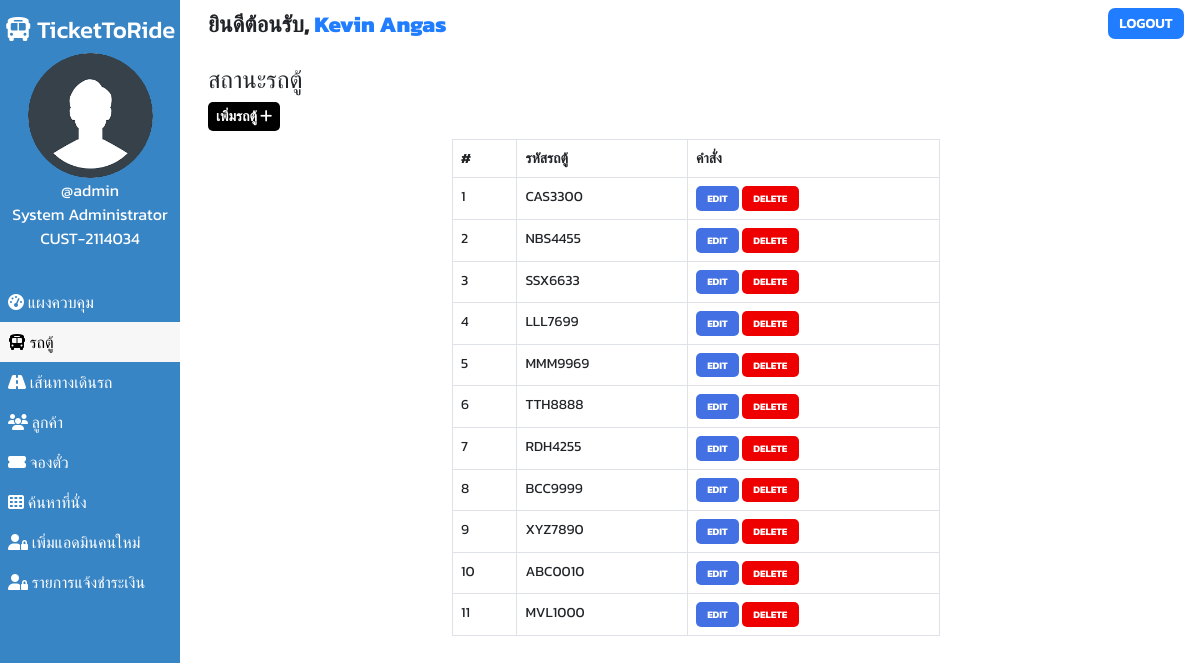
The page /admin/bus.php (signed in) on the database its author committed.
### tables this page shows
CREATE TABLE `users` (
  `user_id` int(11) NOT NULL,
  `user_fullname` varchar(100) DEFAULT NULL,
  `user_name` varchar(30) DEFAULT NULL,
  `user_password` varchar(255) DEFAULT NULL,
  `user_created` datetime NOT NULL DEFAULT current_timestamp(),
  `customer_id` varchar(255) DEFAULT NULL,
  `role` varchar(50) DEFAULT NULL
);

CREATE TABLE `customers` (
  `id` int(100) NOT NULL,
  `customer_id` varchar(255) DEFAULT NULL,
  `customer_name` varchar(30) NOT NULL,
  `customer_phone` varchar(10) NOT NULL,
  `customer_created` datetime NOT NULL DEFAULT current_timestamp()
);

CREATE TABLE `buses` (
  `id` int(100) NOT NULL,
  `bus_no` varchar(255) NOT NULL,
  `bus_assigned` tinyint(1) NOT NULL DEFAULT 0,
  `bus_created` datetime NOT NULL DEFAULT current_timestamp()
);

### admin/bus.php (the view, shortened to what this page needs)
<!DOCTYPE html>
<html lang="en">
<head>
    <link href="https://cdn.jsdelivr.net/npm/bootstrap@5.0.1/dist/css/bootstrap.min.css" rel="stylesheet">
    <?php
        $page="bus";
    ?>
</head>
<body>
    <?php require '../assets/partials/_admin-header.php';?>
        <?php
            $resultSql = "SELECT * FROM `buses` ORDER BY bus_created DESC";
            $resultSqlResult = mysqli_query($conn, $resultSql);
            if(!mysqli_num_rows($resultSqlResult)){ ?>
                <div class="container mt-4">
                    <div id="noCustomers" class="alert alert-dark " role="alert">
                        <h1 class="alert-heading">ไม่พบรถตู้ในระบบ!!</h1>
                        <p class="fw-light">กรุณาเพิ่มรถตู้ในระบบ!</p>
                        <hr>
                        <div id="addCustomerAlert" class="alert alert-success" role="alert">
                                Click on <button id="add-button" class="button btn-sm"type="button"data-bs-toggle="modal" data-bs-target="#addModal">ADD <i class="fas fa-plus"></i></button> to add a bus!
                        </div>
                    </div>
                </div>
            <?php }
            else { ?>
            <section id="bus">
                <div id="head">
                    <h4>สถานะรถตู้</h4>
                </div>
                <div id="bus-results">
                    <?php if($role == "admin"){ ?>
                    <div>
                        <button id="add-button" class="button btn-sm" type="button"data-bs-toggle="modal" data-bs-target="#addModal">เพิ่มรถตู้ <i class="fas fa-plus"></i></button>
                    </div>
                    <?php } ?>
                    <table class="table table-hover table-bordered">
                        <thead>
                            <th>#</th>
                            <th>รหัสรถตู้</th>
                            <th>คำสั่ง</th>
                        </thead>
                        <?php
                            $ser_no = 0;
                            while($row = mysqli_fetch_assoc($resultSqlResult))
                            {
                                $ser_no++;
                                $id = $row["id"];
                                $busno = $row["bus_no"];
                        ?>
                        <tr>
                            <td>
                                <?php
                                    echo $ser_no;
                                ?>
                            </td>
                            <td>
                                <?php
                                    echo $busno;
                                ?>
                            </td>
                            <?php if($role=="admin"){ ?>
                            <td>
                            <button class="button edit-button " data-link="<?php echo $_SERVER['REQUEST_URI']; ?>" data-id="<?php
                                                echo $id;?>" data-busno="<?php
                                                echo $busno;?>"
                                                >Edit</button>
                                            <button class="button delete-button" data-bs-toggle="modal" data-bs-target="#deleteModal" data-id="<?php
                                                echo $id;?>">Delete</button>
                            </td>
                            <?php } ?>
                        </tr>
                        <?php
                        }
                    ?>
                    </table>
                </div>
            </section>
            <?php } ?>
        </div>
    </main>
</body>
</html>

### assets/partials/_admin-header.php (shortened to what this page needs)
<?php
    $conn = db_connect();
    $user_id = $_SESSION['user_id'];
    $sql = "SELECT * FROM users WHERE user_id = $user_id";
    $result = mysqli_query($conn, $sql);
    if($row = mysqli_fetch_assoc($result))
    {
        $user_fullname = $row["user_fullname"];
        $user_name = $row["user_name"];
        $role = $row["role"];
    }
?>
    <main id="container">
        <div id="sidebar">
            <h4><i class="fas fa-bus"></i> TicketToRide</h4>
            <div>
                <img class="adminDp" src="../assets/img/userav-min.png" height="125px" alt="Admin Profile Pic">
                <p>
                    <?php  echo '@'.$user_name;  ?>
                </p>
                <?php if($role == "admin"){
                    echo "<p>System Administrator</p>";
                }
                    else{
                        echo "<p>Member</p>";
                    }
                 ?>
                <p><?php
                $sql = "SELECT * FROM customers";
                $result = mysqli_query($conn, $sql);
                $data = mysqli_fetch_all($result, MYSQLI_ASSOC);
                foreach($data AS $row) {
                   if($row['customer_name'] == $user_fullname){
                       $customer_id = $row['customer_id'];
                       echo $customer_id;
                   }
                }
                ?></p>
            </div>
            <ul id="options">
                <li class="option <?php if($page=='dashboard'){ echo 'active';}?>">
                    <a href="./dashboard.php">
                    <i class="fas fa-tachometer-alt"></i> แผงควบคุม
                    </a>
                </li>
                <li class="option <?php if($page=='bus'){ echo 'active';}?>">
                    <a href="./bus.php">
                    <i class="fas fa-bus"></i> รถตู้
                    </a>
                </li>
                <li class="option <?php if($page=='route'){ echo 'active';}?>">
                    <a href="./route.php">
                    <i class="fas fa-road"></i> เส้นทางเดินรถ
                    </a>
                </li>
                <?php if($role == "admin"){ ?>
                <li class="option <?php if($page=='customer'){ echo 'active';}?>">
                    <a href="./customer.php">
                    <i class="fas fa-users"></i> ลูกค้า
                    </a>
                </li>
                <?php  } ?>
                <li class="option <?php if ((basename($_SERVER['PHP_SELF']) == 'booking.php')) { echo 'active';}?>">
                    <a href="./booking.php">
                    <i class="fas fa-ticket-alt"></i> จองตั๋ว
                    </a>
                </li>
                <li class="option <?php if($page=='seat'){ echo 'active';}?>">
                    <a href="./seat.php">
                    <i class="fas fa-th"></i> ค้นหาที่นั่ง
                    </a>
                </li>
                <?php if($role == "admin"){ ?>
                <li class="option <?php if($page=='signup'){ echo 'active';}?>">
                    <a href="./signup.php">
                    <i class="fas fa-user-lock"></i> เพิ่มแอดมินคนใหม่
                    </a>
                </li>
                <?php  } ?>
                <?php if($role == "admin"){ ?>
                <li class="option <?php if ((basename($_SERVER['PHP_SELF']) == 'invoice.php')) { echo 'active';}?>">
                    <a href="./invoice.php">
                    <i class="fas fa-user-lock"></i> รายการแจ้งชำระเงิน
                    </a>
                </li>
                <?php  } ?>
            </ul>
        </div>
        <div id="main-content">
            <section id="welcome">
                <ul>
                    <li class="welcome-item">ยินดีต้อนรับ,
                        <span id="USER">
                            <?php
                                echo $user_fullname;
                            ?>
                        </span>
                    </li>
                    <li class="welcome-item">
                        <button id="logout" class="btn-sm">
                            <a href="../assets/partials/_logout.php">LOGOUT</a>
                        </button>
                    </li>
                </ul>
            </section>

### assets/styles/admin.php (style rules this page uses)
body { margin: 0; box-sizing: border-box; font-family: 'Kanit', sans-serif; background-color: white; }
html { scroll-behavior: smooth; }
*, *::after, *::before { box-sizing: inherit; }
#USER { color: #207DFF; }
.adminDp { border-radius: 50%; }
#welcome { background-color: white; }
#welcome ul { display: flex; justify-content: space-between; list-style-type: none; padding: 0; margin: 0; }
#welcome li { margin: 0 1rem; padding: 0.5rem 0; }
#welcome li:first-child { font-weight: 800; font-size: 1.4rem; }
#logout { padding: 0.3rem 0.7rem; background-color: #207DFF; font-weight: 600; outline: none; border: none; border-radius: 7px; }
#logout a { color: white; text-decoration: none; }
@media only screen and (min-width:1000px) { #sidebar { text-align: center; background-color: #3885c5; color: white; width: 15%; position: fixed; top: 0%; padding-top: 1rem; z-index: 2; height: 100vh; } }
@media only screen and (min-width:1000px) { #sidebar p { margin: 0; } }
@media only screen and (min-width:1000px) { #sidebar ul { margin-top: 2rem; } }
@media only screen and (min-width:1000px) { #options { list-style-type: none; text-align: left; padding-left: 0; } }
@media only screen and (min-width:1000px) { .option a { display: block; padding: 0.5rem; text-decoration: none; color: inherit; } }
@media only screen and (min-width:1000px) { .active { background-color:#f7f7f7; color:black; } }
@media only screen and (min-width:1000px) { #main-content { margin-left: 16%; } }

### assets/styles/admin-options.php (style rules this page uses)
* { font-family: Kanit; }
#booking #head, #customer #head, #route #head, #seat #head, #bus #head { padding-top: 1rem; }
#booking, #customer, #route, #bus, #seat { padding: 0 1rem; }
#booking-results > div, #customer-results > div, #route-results > div, #bus-results > div { margin-bottom: 0.5rem; }
#booking-results button, #customer-results button, #route button, #bus-results button { border-radius: 5px; }
.button { border: none; font-weight: bold; text-transform: uppercase; }
#add-button { background-color: black; color: white; }
table { font-size: 14px; }
#bus table { width: 50%; margin: 0 auto; }
#bus .edit-button, #bus .delete-button, #route .edit-button, #route .delete-button, #customer .edit-button, #customer .delete-button { padding: 0.3rem 0.7rem; }
table th,td { padding-left: 0.3rem; }
table button { color: white; }
.edit-button { background-color: #4370E2; }
.delete-button { background-color: #EF0000; }
.edit-button, .delete-button { font-size: 10px }

### rows shown on the page
users: user_name "admin", user_fullname "Kevin Angas"
customers: customer "CUST-2114034"
buses: bus_no "CAS3300"
buses: bus_no "NBS4455"
buses: bus_no "SSX6633"
buses: bus_no "LLL7699"
buses: bus_no "MMM9969"
buses: bus_no "TTH8888"
buses: bus_no "RDH4255"
buses: bus_no "BCC9999"
buses: bus_no "XYZ7890"
buses: bus_no "ABC0010"
buses: bus_no "MVL1000"
